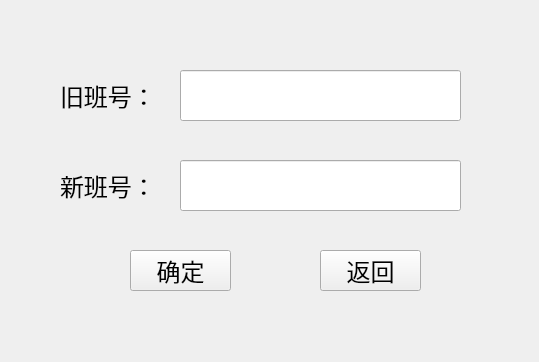
<?xml version="1.0" encoding="UTF-8"?>
<ui version="4.0">
 <class>Form</class>
 <widget class="QWidget" name="Form">
  <property name="geometry">
   <rect>
    <x>0</x>
    <y>0</y>
    <width>539</width>
    <height>362</height>
   </rect>
  </property>
  <property name="windowTitle">
   <string>Form</string>
  </property>
  <widget class="QLineEdit" name="lineEdit">
   <property name="geometry">
    <rect>
     <x>180</x>
     <y>70</y>
     <width>281</width>
     <height>51</height>
    </rect>
   </property>
  </widget>
  <widget class="QLabel" name="label">
   <property name="geometry">
    <rect>
     <x>60</x>
     <y>70</y>
     <width>111</width>
     <height>51</height>
    </rect>
   </property>
   <property name="font">
    <font>
     <family>Adobe Heiti Std</family>
     <pointsize>18</pointsize>
    </font>
   </property>
   <property name="text">
    <string>旧班号：</string>
   </property>
  </widget>
  <widget class="QLabel" name="label_2">
   <property name="geometry">
    <rect>
     <x>60</x>
     <y>160</y>
     <width>111</width>
     <height>51</height>
    </rect>
   </property>
   <property name="font">
    <font>
     <family>Adobe Heiti Std</family>
     <pointsize>18</pointsize>
    </font>
   </property>
   <property name="text">
    <string>新班号：</string>
   </property>
  </widget>
  <widget class="QLineEdit" name="lineEdit_2">
   <property name="geometry">
    <rect>
     <x>180</x>
     <y>160</y>
     <width>281</width>
     <height>51</height>
    </rect>
   </property>
  </widget>
  <widget class="QPushButton" name="pushButton">
   <property name="geometry">
    <rect>
     <x>130</x>
     <y>250</y>
     <width>101</width>
     <height>41</height>
    </rect>
   </property>
   <property name="font">
    <font>
     <family>Adobe Heiti Std</family>
     <pointsize>18</pointsize>
    </font>
   </property>
   <property name="text">
    <string>确定</string>
   </property>
  </widget>
  <widget class="QPushButton" name="pushButton_2">
   <property name="geometry">
    <rect>
     <x>320</x>
     <y>250</y>
     <width>101</width>
     <height>41</height>
    </rect>
   </property>
   <property name="font">
    <font>
     <family>Adobe Heiti Std</family>
     <pointsize>18</pointsize>
    </font>
   </property>
   <property name="text">
    <string>返回</string>
   </property>
  </widget>
 </widget>
 <resources/>
 <connections/>
</ui>
